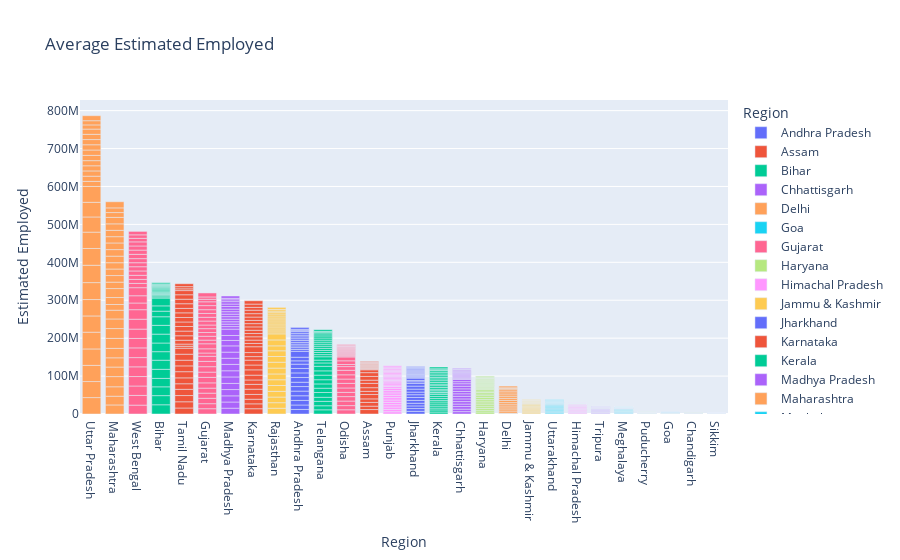

Notebook cell for this chart:
### Markdown cell above
#### Estimated Employment Rate with respect to Region

### Code cell
fig = px.bar(df,x='Region',y='Estimated Employed',color='Region',title="Average Estimated Employed ")
fig.update_layout(xaxis = {'categoryorder':'total descending'})
fig.show()

### Figure 1 — Plotly figure (JSON) as saved in the notebook; plotly's stock layout.template omitted (floating-point values rounded to 4 significant figures)
{"data": [{"alignmentgroup": "True", "hovertemplate": "Region=%{x}<br>Estimated Employed=%{y}<extra></extra>", "legendgroup": "Andhra Pradesh", "marker": {"color": "#636efa", "pattern": {"shape": ""}}, "name": "Andhra Pradesh", "offsetgroup": "Andhra Pradesh", "orientation": "v", "showlegend": true, "textposition": "auto", "type": "bar", "x": ["Andhra Pradesh", "Andhra Pradesh", "Andhra Pradesh", "Andhra Pradesh", "Andhra Pradesh", "Andhra Pradesh", "Andhra Pradesh", "Andhra Pradesh", "Andhra Pradesh", "Andhra Pradesh", "Andhra Pradesh", "Andhra Pradesh", "Andhra Pradesh", "Andhra Pradesh", "Andhra Pradesh", "Andhra Pradesh", "Andhra Pradesh", "Andhra Pradesh", "Andhra Pradesh", "Andhra Pradesh", "Andhra Pradesh", "Andhra Pradesh", "Andhra Pradesh", "Andhra Pradesh", "Andhra Pradesh", "Andhra Pradesh", "Andhra Pradesh", "Andhra Pradesh"], "xaxis": "x", "y": [11999139, 11755881, 12086707, 12285693, 12256762, 12017412, 11397681, 12528395, 12016676, 11723617, 11359660, 8792827, 9526902, 15572975, 4788661, 4824630, 4657443, 4743179, 4733996, 4774377, 4668772, 4913963, 4618860, 4822035, 4521537, 2544084, 3428356, 4954389], "yaxis": "y"}, {"alignmentgroup": "True", "hovertemplate": "Region=%{x}<br>Estimated Employed=%{y}<extra></extra>", "legendgroup": "Assam", "marker": {"color": "#EF553B", "pattern": {"shape": ""}}, "name": "Assam", "offsetgroup": "Assam", "orientation": "v", "showlegend": true, "textposition": "auto", "type": "bar", "x": ["Assam", "Assam", "Assam", "Assam", "Assam", "Assam", "Assam", "Assam", "Assam", "Assam", "Assam", "Assam", "Assam", "Assam", "Assam", "Assam", "Assam", "Assam", "Assam", "Assam", "Assam", "Assam", "Assam", "Assam", "Assam", "Assam"], "xaxis": "x", "y": [11749334, 8923222, 9911534, 9292039, 11468349, 8395906, 9625362, 11420996, 8462814, 9878742, 9926176, 7544937, 1671707, 1647342, 1739838, 1595582, 1576480, 1595176, 1708045, 1722303, 1630908, 1625454, 1664145, 1454956, 1441722, 1551007], "yaxis": "y"}, {"alignmentgroup": "True", "hovertemplate": "Region=%{x}<br>Estimated Employed=%{y}<extra></extra>", "legendgroup": "Bihar", "marker": {"color": "#00cc96", "pattern": {"shape": ""}}, "name": "Bihar", "offsetgroup": "Bihar", "orientation": "v", "showlegend": true, "textposition": "auto", "type": "bar", "x": ["Bihar", "Bihar", "Bihar", "Bihar", "Bihar", "Bihar", "Bihar", "Bihar", "Bihar", "Bihar", "Bihar", "Bihar", "Bihar", "Bihar", "Bihar", "Bihar", "Bihar", "Bihar", "Bihar", "Bihar", "Bihar", "Bihar", "Bihar", "Bihar", "Bihar", "Bihar", "Bihar", "Bihar"], "xaxis": "x", "y": [24322330, 24097712, 23248875, 22260203, 23905700, 24053140, 22445989, 22914530, 23409006, 23168192, 22667882, 14645275, 14050319, 20622566, 3029344, 3248864, 3059744, 2994763, 2992082, 3173429, 3081077, 2977857, 2988665, 3113464, 3049637, 1400962, 2207026, 3124663], "yaxis": "y"}, {"alignmentgroup": "True", "hovertemplate": "Region=%{x}<br>Estimated Employed=%{y}<extra></extra>", "legendgroup": "Chhattisgarh", "marker": {"color": "#ab63fa", "pattern": {"shape": ""}}, "name": "Chhattisgarh", "offsetgroup": "Chhattisgarh", "orientation": "v", "showlegend": true, "textposition": "auto", "type": "bar", "x": ["Chhattisgarh", "Chhattisgarh", "Chhattisgarh", "Chhattisgarh", "Chhattisgarh", "Chhattisgarh", "Chhattisgarh", "Chhattisgarh", "Chhattisgarh", "Chhattisgarh", "Chhattisgarh", "Chhattisgarh", "Chhattisgarh", "Chhattisgarh", "Chhattisgarh", "Chhattisgarh", "Chhattisgarh", "Chhattisgarh", "Chhattisgarh", "Chhattisgarh", "Chhattisgarh", "Chhattisgarh", "Chhattisgarh", "Chhattisgarh", "Chhattisgarh", "Chhattisgarh", "Chhattisgarh", "Chhattisgarh"], "xaxis": "x", "y": [6259019, 6608626, 6753622, 6607694, 6490776, 7043840, 6942931, 6569385, 6236201, 6847173, 6894808, 6534321, 5454091, 5781095, 2223129, 2192020, 2285436, 2392400, 2311507, 2297096, 2341284, 2415436, 2315972, 2347941, 2407509, 1066126, 1276291, 1602231], "yaxis": "y"}, {"alignmentgroup": "True", "hovertemplate": "Region=%{x}<br>Estimated Employed=%{y}<extra></extra>", "legendgroup": "Delhi", "marker": {"color": "#FFA15A", "pattern": {"shape": ""}}, "name": "Delhi", "offsetgroup": "Delhi", "orientation": "v", "showlegend": true, "textposition": "auto", "type": "bar", "x": ["Delhi", "Delhi", "Delhi", "Delhi", "Delhi", "Delhi", "Delhi", "Delhi", "Delhi", "Delhi", "Delhi", "Delhi", "Delhi", "Delhi", "Delhi", "Delhi", "Delhi", "Delhi", "Delhi", "Delhi", "Delhi", "Delhi", "Delhi", "Delhi", "Delhi", "Delhi", "Delhi", "Delhi"], "xaxis": "x", "y": [169487, 149076, 166605, 135407, 166056, 149511, 178768, 145671, 157791, 147500, 152413, 115487, 129610, 112108, 5756475, 5550172, 5393091, 5552510, 5642253, 6030363, 5439600, 5718337, 5647493, 5708807, 5401392, 3003787, 2343783, 4306807], "yaxis": "y"}, {"alignmentgroup": "True", "hovertemplate": "Region=%{x}<br>Estimated Employed=%{y}<extra></extra>", "legendgroup": "Goa", "marker": {"color": "#19d3f3", "pattern": {"shape": ""}}, "name": "Goa", "offsetgroup": "Goa", "orientation": "v", "showlegend": true, "textposition": "auto", "type": "bar", "x": ["Goa", "Goa", "Goa", "Goa", "Goa", "Goa", "Goa", "Goa", "Goa", "Goa", "Goa", "Goa", "Goa", "Goa", "Goa", "Goa", "Goa", "Goa", "Goa", "Goa", "Goa", "Goa", "Goa", "Goa"], "xaxis": "x", "y": [179340, 170471, 167437, 183603, 163215, 177440, 159489, 177155, 158936, 171672, 181657, 128538, 264855, 304015, 280367, 243277, 309643, 290264, 271612, 288154, 257814, 306396, 277093, 318957], "yaxis": "y"}, {"alignmentgroup": "True", "hovertemplate": "Region=%{x}<br>Estimated Employed=%{y}<extra></extra>", "legendgroup": "Gujarat", "marker": {"color": "#FF6692", "pattern": {"shape": ""}}, "name": "Gujarat", "offsetgroup": "Gujarat", "orientation": "v", "showlegend": true, "textposition": "auto", "type": "bar", "x": ["Gujarat", "Gujarat", "Gujarat", "Gujarat", "Gujarat", "Gujarat", "Gujarat", "Gujarat", "Gujarat", "Gujarat", "Gujarat", "Gujarat", "Gujarat", "Gujarat", "Gujarat", "Gujarat", "Gujarat", "Gujarat", "Gujarat", "Gujarat", "Gujarat", "Gujarat", "Gujarat", "Gujarat", "Gujarat", "Gujarat", "Gujarat", "Gujarat"], "xaxis": "x", "y": [13954728, 13199281, 14327083, 13507342, 13280783, 13828512, 14487815, 13877825, 14301844, 13973042, 13483615, 8587594, 11121124, 13243922, 9686558, 10144965, 9828023, 10228154, 9609939, 10474217, 9896129, 10172812, 9824501, 10784753, 10083026, 6701284, 6072776, 10574711], "yaxis": "y"}, {"alignmentgroup": "True", "hovertemplate": "Region=%{x}<br>Estimated Employed=%{y}<extra></extra>", "legendgroup": "Haryana", "marker": {"color": "#B6E880", "pattern": {"shape": ""}}, "name": "Haryana", "offsetgroup": "Haryana", "orientation": "v", "showlegend": true, "textposition": "auto", "type": "bar", "x": ["Haryana", "Haryana", "Haryana", "Haryana", "Haryana", "Haryana", "Haryana", "Haryana", "Haryana", "Haryana", "Haryana", "Haryana", "Haryana", "Haryana", "Haryana", "Haryana", "Haryana", "Haryana", "Haryana", "Haryana", "Haryana", "Haryana", "Haryana", "Haryana", "Haryana", "Haryana", "Haryana", "Haryana"], "xaxis": "x", "y": [5249186, 4745178, 4826560, 4558306, 5127956, 4798833, 4875763, 4603484, 5062293, 4570108, 4366148, 4041050, 3914193, 4357835, 2693596, 2845190, 2405973, 2523005, 2675862, 2821456, 2404239, 2548835, 2630938, 2752834, 2275407, 1606580, 2013083, 2304138], "yaxis": "y"}, {"alignmentgroup": "True", "hovertemplate": "Region=%{x}<br>Estimated Employed=%{y}<extra></extra>", "legendgroup": "Himachal Pradesh", "marker": {"color": "#FF97FF", "pattern": {"shape": ""}}, "name": "Himachal Pradesh", "offsetgroup": "Himachal Pradesh", "orientation": "v", "showlegend": true, "textposition": "auto", "type": "bar", "x": ["Himachal Pradesh", "Himachal Pradesh", "Himachal Pradesh", "Himachal Pradesh", "Himachal Pradesh", "Himachal Pradesh", "Himachal Pradesh", "Himachal Pradesh", "Himachal Pradesh", "Himachal Pradesh", "Himachal Pradesh", "Himachal Pradesh", "Himachal Pradesh", "Himachal Pradesh", "Himachal Pradesh", "Himachal Pradesh", "Himachal Pradesh", "Himachal Pradesh", "Himachal Pradesh", "Himachal Pradesh", "Himachal Pradesh", "Himachal Pradesh", "Himachal Pradesh", "Himachal Pradesh", "Himachal Pradesh", "Himachal Pradesh", "Himachal Pradesh", "Himachal Pradesh"], "xaxis": "x", "y": [2045760, 1957081, 1916824, 1969248, 2039804, 1946957, 2024409, 1922821, 2041035, 1952464, 1800426, 984171, 1732050, 2230075, 245668, 237576, 235894, 236315, 247210, 232322, 233029, 241366, 246596, 227804, 221432, 146957, 134868, 224902], "yaxis": "y"}, {"alignmentgroup": "True", "hovertemplate": "Region=%{x}<br>Estimated Employed=%{y}<extra></extra>", "legendgroup": "Jammu & Kashmir", "marker": {"color": "#FECB52", "pattern": {"shape": ""}}, "name": "Jammu & Kashmir", "offsetgroup": "Jammu & Kashmir", "orientation": "v", "showlegend": true, "textposition": "auto", "type": "bar", "x": ["Jammu & Kashmir", "Jammu & Kashmir", "Jammu & Kashmir", "Jammu & Kashmir", "Jammu & Kashmir", "Jammu & Kashmir", "Jammu & Kashmir", "Jammu & Kashmir", "Jammu & Kashmir", "Jammu & Kashmir", "Jammu & Kashmir", "Jammu & Kashmir", "Jammu & Kashmir", "Jammu & Kashmir", "Jammu & Kashmir", "Jammu & Kashmir", "Jammu & Kashmir", "Jammu & Kashmir", "Jammu & Kashmir", "Jammu & Kashmir", "Jammu & Kashmir"], "xaxis": "x", "y": [2495186, 2423742, 2549316, 2778624, 2477621, 2415724, 2373488, 2163397, 2361004, 2716966, 2049617, 1130139, 1139815, 1183770, 1029087, 1226793, 1209085, 1079537, 1060116, 998103, 937435], "yaxis": "y"}, {"alignmentgroup": "True", "hovertemplate": "Region=%{x}<br>Estimated Employed=%{y}<extra></extra>", "legendgroup": "Jharkhand", "marker": {"color": "#636efa", "pattern": {"shape": ""}}, "name": "Jharkhand", "offsetgroup": "Jharkhand", "orientation": "v", "showlegend": true, "textposition": "auto", "type": "bar", "x": ["Jharkhand", "Jharkhand", "Jharkhand", "Jharkhand", "Jharkhand", "Jharkhand", "Jharkhand", "Jharkhand", "Jharkhand", "Jharkhand", "Jharkhand", "Jharkhand", "Jharkhand", "Jharkhand", "Jharkhand", "Jharkhand", "Jharkhand", "Jharkhand", "Jharkhand", "Jharkhand", "Jharkhand", "Jharkhand", "Jharkhand", "Jharkhand", "Jharkhand", "Jharkhand", "Jharkhand", "Jharkhand"], "xaxis": "x", "y": [7035766, 7319782, 6958404, 7015356, 7500122, 7761243, 7279628, 6873437, 7868736, 7932402, 7157454, 4280434, 3315038, 6375114, 2404033, 2326911, 2434579, 2335406, 2357627, 2460196, 2424281, 2290170, 2329293, 2493023, 2480661, 1054829, 830347, 2244460], "yaxis": "y"}, {"alignmentgroup": "True", "hovertemplate": "Region=%{x}<br>Estimated Employed=%{y}<extra></extra>", "legendgroup": "Karnataka", "marker": {"color": "#EF553B", "pattern": {"shape": ""}}, "name": "Karnataka", "offsetgroup": "Karnataka", "orientation": "v", "showlegend": true, "textposition": "auto", "type": "bar", "x": ["Karnataka", "Karnataka", "Karnataka", "Karnataka", "Karnataka", "Karnataka", "Karnataka", "Karnataka", "Karnataka", "Karnataka", "Karnataka", "Karnataka", "Karnataka", "Karnataka", "Karnataka", "Karnataka", "Karnataka", "Karnataka", "Karnataka", "Karnataka", "Karnataka", "Karnataka", "Karnataka", "Karnataka", "Karnataka", "Karnataka", "Karnataka", "Karnataka"], "xaxis": "x", "y": [13911440, 12888490, 12169808, 12686470, 13741892, 12803527, 11537217, 12756132, 13938874, 12753657, 12853818, 9330400, 10626328, 15396213, 8638239, 8862498, 8738029, 8614340, 8647794, 8799249, 8613835, 8592376, 8749154, 8924061, 9225835, 7387995, 8669258, 8822411], "yaxis": "y"}, {"alignmentgroup": "True", "hovertemplate": "Region=%{x}<br>Estimated Employed=%{y}<extra></extra>", "legendgroup": "Kerala", "marker": {"color": "#00cc96", "pattern": {"shape": ""}}, "name": "Kerala", "offsetgroup": "Kerala", "orientation": "v", "showlegend": true, "textposition": "auto", "type": "bar", "x": ["Kerala", "Kerala", "Kerala", "Kerala", "Kerala", "Kerala", "Kerala", "Kerala", "Kerala", "Kerala", "Kerala", "Kerala", "Kerala", "Kerala", "Kerala", "Kerala", "Kerala", "Kerala", "Kerala", "Kerala", "Kerala", "Kerala", "Kerala", "Kerala", "Kerala", "Kerala", "Kerala", "Kerala"], "xaxis": "x", "y": [5184355, 5605627, 4855393, 5233449, 5400499, 5328825, 4557906, 5065804, 5307026, 5203579, 4141953, 1754170, 3799919, 3952088, 4605913, 4678374, 4105211, 4448650, 4640642, 4644510, 4062767, 4440283, 4597507, 4624444, 4079775, 2179106, 2826118, 4601293], "yaxis": "y"}, {"alignmentgroup": "True", "hovertemplate": "Region=%{x}<br>Estimated Employed=%{y}<extra></extra>", "legendgroup": "Madhya Pradesh", "marker": {"color": "#ab63fa", "pattern": {"shape": ""}}, "name": "Madhya Pradesh", "offsetgroup": "Madhya Pradesh", "orientation": "v", "showlegend": true, "textposition": "auto", "type": "bar", "x": ["Madhya Pradesh", "Madhya Pradesh", "Madhya Pradesh", "Madhya Pradesh", "Madhya Pradesh", "Madhya Pradesh", "Madhya Pradesh", "Madhya Pradesh", "Madhya Pradesh", "Madhya Pradesh", "Madhya Pradesh", "Madhya Pradesh", "Madhya Pradesh", "Madhya Pradesh", "Madhya Pradesh", "Madhya Pradesh", "Madhya Pradesh", "Madhya Pradesh", "Madhya Pradesh", "Madhya Pradesh", "Madhya Pradesh", "Madhya Pradesh", "Madhya Pradesh", "Madhya Pradesh", "Madhya Pradesh", "Madhya Pradesh", "Madhya Pradesh", "Madhya Pradesh"], "xaxis": "x", "y": [15349838, 16294794, 16274707, 16559137, 16159315, 17060638, 16306428, 16854647, 16183702, 16178044, 16480441, 14238959, 13099601, 16748971, 6692720, 6509340, 6266446, 6809834, 6655967, 6603715, 6459457, 6787403, 6834930, 6533435, 6386723, 4802873, 3879934, 6221562], "yaxis": "y"}, {"alignmentgroup": "True", "hovertemplate": "Region=%{x}<br>Estimated Employed=%{y}<extra></extra>", "legendgroup": "Maharashtra", "marker": {"color": "#FFA15A", "pattern": {"shape": ""}}, "name": "Maharashtra", "offsetgroup": "Maharashtra", "orientation": "v", "showlegend": true, "textposition": "auto", "type": "bar", "x": ["Maharashtra", "Maharashtra", "Maharashtra", "Maharashtra", "Maharashtra", "Maharashtra", "Maharashtra", "Maharashtra", "Maharashtra", "Maharashtra", "Maharashtra", "Maharashtra", "Maharashtra", "Maharashtra", "Maharashtra", "Maharashtra", "Maharashtra", "Maharashtra", "Maharashtra", "Maharashtra", "Maharashtra", "Maharashtra", "Maharashtra", "Maharashtra", "Maharashtra", "Maharashtra", "Maharashtra", "Maharashtra"], "xaxis": "x", "y": [23896858, 23056511, 24843750, 26835389, 25219281, 24330249, 24881383, 26357625, 25881398, 25293535, 23130976, 15014802, 18423447, 23601016, 16962574, 17375053, 17215677, 16602767, 17396398, 17221991, 17486683, 16581144, 16715470, 17122782, 17065830, 12674451, 12365754, 16172690], "yaxis": "y"}, {"alignmentgroup": "True", "hovertemplate": "Region=%{x}<br>Estimated Employed=%{y}<extra></extra>", "legendgroup": "Meghalaya", "marker": {"color": "#19d3f3", "pattern": {"shape": ""}}, "name": "Meghalaya", "offsetgroup": "Meghalaya", "orientation": "v", "showlegend": true, "textposition": "auto", "type": "bar", "x": ["Meghalaya", "Meghalaya", "Meghalaya", "Meghalaya", "Meghalaya", "Meghalaya", "Meghalaya", "Meghalaya", "Meghalaya", "Meghalaya", "Meghalaya", "Meghalaya", "Meghalaya", "Meghalaya", "Meghalaya", "Meghalaya", "Meghalaya", "Meghalaya", "Meghalaya", "Meghalaya", "Meghalaya", "Meghalaya", "Meghalaya", "Meghalaya", "Meghalaya", "Meghalaya", "Meghalaya"], "xaxis": "x", "y": [1119011, 1024797, 1158511, 1065725, 1162159, 1080609, 1205703, 1102997, 1229406, 1112864, 1192616, 803118, 992148, 1150200, 228978, 231252, 284015, 259433, 253887, 234375, 293431, 267417, 261687, 233965, 289735, 161939, 222916], "yaxis": "y"}, {"alignmentgroup": "True", "hovertemplate": "Region=%{x}<br>Estimated Employed=%{y}<extra></extra>", "legendgroup": "Odisha", "marker": {"color": "#FF6692", "pattern": {"shape": ""}}, "name": "Odisha", "offsetgroup": "Odisha", "orientation": "v", "showlegend": true, "textposition": "auto", "type": "bar", "x": ["Odisha", "Odisha", "Odisha", "Odisha", "Odisha", "Odisha", "Odisha", "Odisha", "Odisha", "Odisha", "Odisha", "Odisha", "Odisha", "Odisha", "Odisha", "Odisha", "Odisha", "Odisha", "Odisha", "Odisha", "Odisha", "Odisha", "Odisha", "Odisha", "Odisha", "Odisha", "Odisha", "Odisha"], "xaxis": "x", "y": [11155753, 10965154, 12009883, 11727659, 11167715, 11621534, 12192623, 11345069, 11182128, 11842655, 9814156, 5562449, 9683719, 10187145, 2519582, 2356290, 2542237, 2456983, 2570663, 2456855, 2594469, 2369048, 2561320, 2438080, 2457952, 1303244, 1975481, 2221069], "yaxis": "y"}, {"alignmentgroup": "True", "hovertemplate": "Region=%{x}<br>Estimated Employed=%{y}<extra></extra>", "legendgroup": "Puducherry", "marker": {"color": "#B6E880", "pattern": {"shape": ""}}, "name": "Puducherry", "offsetgroup": "Puducherry", "orientation": "v", "showlegend": true, "textposition": "auto", "type": "bar", "x": ["Puducherry", "Puducherry", "Puducherry", "Puducherry", "Puducherry", "Puducherry", "Puducherry", "Puducherry", "Puducherry", "Puducherry", "Puducherry", "Puducherry", "Puducherry", "Puducherry", "Puducherry", "Puducherry", "Puducherry", "Puducherry", "Puducherry", "Puducherry", "Puducherry", "Puducherry", "Puducherry", "Puducherry", "Puducherry", "Puducherry"], "xaxis": "x", "y": [172474, 184527, 139227, 183930, 175718, 180283, 142787, 180808, 176252, 183619, 142176, 49420, 283905, 304369, 281117, 312882, 286573, 312548, 275003, 313135, 281698, 310342, 278851, 68122, 64538, 234926], "yaxis": "y"}, {"alignmentgroup": "True", "hovertemplate": "Region=%{x}<br>Estimated Employed=%{y}<extra></extra>", "legendgroup": "Punjab", "marker": {"color": "#FF97FF", "pattern": {"shape": ""}}, "name": "Punjab", "offsetgroup": "Punjab", "orientation": "v", "showlegend": true, "textposition": "auto", "type": "bar", "x": ["Punjab", "Punjab", "Punjab", "Punjab", "Punjab", "Punjab", "Punjab", "Punjab", "Punjab", "Punjab", "Punjab", "Punjab", "Punjab", "Punjab", "Punjab", "Punjab", "Punjab", "Punjab", "Punjab", "Punjab", "Punjab", "Punjab", "Punjab", "Punjab", "Punjab", "Punjab", "Punjab", "Punjab"], "xaxis": "x", "y": [6088547, 6025235, 6308129, 6183427, 6260971, 6021921, 6395022, 6164215, 6189471, 6009820, 6373692, 4721590, 3727366, 5364047, 3289918, 3307798, 3592442, 3499863, 3227178, 3070438, 3602243, 3575778, 3252622, 3219227, 3601793, 2298975, 2682658, 3047750], "yaxis": "y"}, {"alignmentgroup": "True", "hovertemplate": "Region=%{x}<br>Estimated Employed=%{y}<extra></extra>", "legendgroup": "Rajasthan", "marker": {"color": "#FECB52", "pattern": {"shape": ""}}, "name": "Rajasthan", "offsetgroup": "Rajasthan", "orientation": "v", "showlegend": true, "textposition": "auto", "type": "bar", "x": ["Rajasthan", "Rajasthan", "Rajasthan", "Rajasthan", "Rajasthan", "Rajasthan", "Rajasthan", "Rajasthan", "Rajasthan", "Rajasthan", "Rajasthan", "Rajasthan", "Rajasthan", "Rajasthan", "Rajasthan", "Rajasthan", "Rajasthan", "Rajasthan", "Rajasthan", "Rajasthan", "Rajasthan", "Rajasthan", "Rajasthan", "Rajasthan", "Rajasthan", "Rajasthan", "Rajasthan", "Rajasthan"], "xaxis": "x", "y": [15226005, 14610564, 14859873, 15052051, 15419779, 15178544, 15278556, 15485307, 15484353, 15040572, 15059769, 13051219, 15586833, 16076978, 5108436, 5241174, 5372470, 5195170, 5176819, 5384335, 5306715, 5109481, 5157363, 5288343, 4964911, 2932923, 4225486, 5275784], "yaxis": "y"}, {"alignmentgroup": "True", "hovertemplate": "Region=%{x}<br>Estimated Employed=%{y}<extra></extra>", "legendgroup": "Sikkim", "marker": {"color": "#636efa", "pattern": {"shape": ""}}, "name": "Sikkim", "offsetgroup": "Sikkim", "orientation": "v", "showlegend": true, "textposition": "auto", "type": "bar", "x": ["Sikkim", "Sikkim", "Sikkim", "Sikkim", "Sikkim", "Sikkim", "Sikkim", "Sikkim", "Sikkim", "Sikkim", "Sikkim", "Sikkim", "Sikkim", "Sikkim", "Sikkim", "Sikkim", "Sikkim"], "xaxis": "x", "y": [146688, 162426, 161647, 133399, 141313, 89587, 89702, 108334, 90850, 89450, 87974, 107751, 88035, 86186, 81905, 75456, 76269], "yaxis": "y"}, {"alignmentgroup": "True", "hovertemplate": "Region=%{x}<br>Estimated Employed=%{y}<extra></extra>", "legendgroup": "Tamil Nadu", "marker": {"color": "#EF553B", "pattern": {"shape": ""}}, "name": "Tamil Nadu", "offsetgroup": "Tamil Nadu", "orientation": "v", "showlegend": true, "textposition": "auto", "type": "bar", "x": ["Tamil Nadu", "Tamil Nadu", "Tamil Nadu", "Tamil Nadu", "Tamil Nadu", "Tamil Nadu", "Tamil Nadu", "Tamil Nadu", "Tamil Nadu", "Tamil Nadu", "Tamil Nadu", "Tamil Nadu", "Tamil Nadu", "Tamil Nadu", "Tamil Nadu", "Tamil Nadu", "Tamil Nadu", "Tamil Nadu", "Tamil Nadu", "Tamil Nadu", "Tamil Nadu", "Tamil Nadu", "Tamil Nadu", "Tamil Nadu", "Tamil Nadu", "Tamil Nadu", "Tamil Nadu", "Tamil Nadu"], "xaxis": "x", "y": [15844698, 16375303, 16455928, 16463931, 14595441, 15595647, 16223430, 15356938, 14954646, 15828488, 15848590, 5086200, 5768342, 10169115, 11798080, 12318745, 12054414, 11933093, 11902824, 12223948, 11729952, 12260389, 11926995, 11742101, 10982178, 4632967, 5733921, 7741005], "yaxis": "y"}, {"alignmentgroup": "True", "hovertemplate": "Region=%{x}<br>Estimated Employed=%{y}<extra></extra>", "legendgroup": "Telangana", "marker": {"color": "#00cc96", "pattern": {"shape": ""}}, "name": "Telangana", "offsetgroup": "Telangana", "orientation": "v", "showlegend": true, "textposition": "auto", "type": "bar", "x": ["Telangana", "Telangana", "Telangana", "Telangana", "Telangana", "Telangana", "Telangana", "Telangana", "Telangana", "Telangana", "Telangana", "Telangana", "Telangana", "Telangana", "Telangana", "Telangana", "Telangana", "Telangana", "Telangana", "Telangana", "Telangana", "Telangana", "Telangana", "Telangana", "Telangana", "Telangana", "Telangana", "Telangana"], "xaxis": "x", "y": [11053353, 10728822, 11538688, 10743959, 12636415, 11375354, 11265828, 11068056, 12065915, 11304474, 12028377, 8793799, 7508747, 8891181, 5560649, 5683349, 5432503, 5544693, 5668785, 5318341, 5338119, 5317782, 5543380, 5521496, 5313236, 3378431, 3108830, 4577995], "yaxis": "y"}, {"alignmentgroup": "True", "hovertemplate": "Region=%{x}<br>Estimated Employed=%{y}<extra></extra>", "legendgroup": "Tripura", "marker": {"color": "#ab63fa", "pattern": {"shape": ""}}, "name": "Tripura", "offsetgroup": "Tripura", "orientation": "v", "showlegend": true, "textposition": "auto", "type": "bar", "x": ["Tripura", "Tripura", "Tripura", "Tripura", "Tripura", "Tripura", "Tripura", "Tripura", "Tripura", "Tripura", "Tripura", "Tripura", "Tripura", "Tripura", "Tripura", "Tripura", "Tripura", "Tripura", "Tripura", "Tripura", "Tripura", "Tripura", "Tripura", "Tripura", "Tripura", "Tripura", "Tripura", "Tripura"], "xaxis": "x", "y": [1019549, 1107013, 1052597, 975501, 1034408, 1113764, 1084633, 1046878, 1057975, 1169347, 1060946, 675083, 911789, 1106978, 423127, 408738, 410583, 368977, 418043, 414808, 427700, 399427, 450155, 415339, 450271, 296431, 384999, 391015], "yaxis": "y"}, {"alignmentgroup": "True", "hovertemplate": "Region=%{x}<br>Estimated Employed=%{y}<extra></extra>", "legendgroup": "Uttar Pradesh", "marker": {"color": "#FFA15A", "pattern": {"shape": ""}}, "name": "Uttar Pradesh", "offsetgroup": "Uttar Pradesh", "orientation": "v", "showlegend": true, "textposition": "auto", "type": "bar", "x": ["Uttar Pradesh", "Uttar Pradesh", "Uttar Pradesh", "Uttar Pradesh", "Uttar Pradesh", "Uttar Pradesh", "Uttar Pradesh", "Uttar Pradesh", "Uttar Pradesh", "Uttar Pradesh", "Uttar Pradesh", "Uttar Pradesh", "Uttar Pradesh", "Uttar Pradesh", "Uttar Pradesh", "Uttar Pradesh", "Uttar Pradesh", "Uttar Pradesh", "Uttar Pradesh", "Uttar Pradesh", "Uttar Pradesh", "Uttar Pradesh", "Uttar Pradesh", "Uttar Pradesh", "Uttar Pradesh", "Uttar Pradesh", "Uttar Pradesh", "Uttar Pradesh"], "xaxis": "x", "y": [43287808, 42276572, 42697000, 43298746, 44198762, 42833265, 43261530, 44640087, 45777509, 44257432, 43086706, 39970677, 38640999, 41908909, 13391244, 13624452, 13862431, 13580241, 13522970, 13938303, 14128888, 13857200, 13656250, 13803099, 13889632, 10944379, 11111486, 13208724], "yaxis": "y"}, {"alignmentgroup": "True", "hovertemplate": "Region=%{x}<br>Estimated Employed=%{y}<extra></extra>", "legendgroup": "Uttarakhand", "marker": {"color": "#19d3f3", "pattern": {"shape": ""}}, "name": "Uttarakhand", "offsetgroup": "Uttarakhand", "orientation": "v", "showlegend": true, "textposition": "auto", "type": "bar", "x": ["Uttarakhand", "Uttarakhand", "Uttarakhand", "Uttarakhand", "Uttarakhand", "Uttarakhand", "Uttarakhand", "Uttarakhand", "Uttarakhand", "Uttarakhand", "Uttarakhand", "Uttarakhand", "Uttarakhand", "Uttarakhand", "Uttarakhand", "Uttarakhand", "Uttarakhand", "Uttarakhand", "Uttarakhand", "Uttarakhand", "Uttarakhand", "Uttarakhand", "Uttarakhand", "Uttarakhand", "Uttarakhand", "Uttarakhand", "Uttarakhand"], "xaxis": "x", "y": [2108044, 2021553, 2000524, 1911380, 2157845, 2027662, 2007113, 1947566, 1986386, 2057523, 1972074, 1915482, 1675441, 676797, 906889, 859900, 823967, 711150, 925174, 904903, 844779, 725253, 963408, 889245, 748041, 778590, 989470], "yaxis": "y"}, {"alignmentgroup": "True", "hovertemplate": "Region=%{x}<br>Estimated Employed=%{y}<extra></extra>", "legendgroup": "West Bengal", "marker": {"color": "#FF6692", "pattern": {"shape": ""}}, "name": "West Bengal", "offsetgroup": "West Bengal", "orientation": "v", "showlegend": true, "textposition": "auto", "type": "bar", "x": ["West Bengal", "West Bengal", "West Bengal", "West Bengal", "West Bengal", "West Bengal", "West Bengal", "West Bengal", "West Bengal", "West Bengal", "West Bengal", "West Bengal", "West Bengal", "West Bengal", "West Bengal", "West Bengal", "West Bengal", "West Bengal", "West Bengal", "West Bengal", "West Bengal", "West Bengal", "West Bengal", "West Bengal", "West Bengal", "West Bengal", "West Bengal", "West Bengal"], "xaxis": "x", "y": [23452875, 25543465, 24857807, 24924827, 25610773, 24353018, 25630359, 24906239, 24612171, 26093009, 25097812, 17639370, 19115772, 21225887, 11306177, 10611498, 10779829, 11456493, 11158649, 10563686, 10768462, 11335696, 11208617, 10871168, 10806105, 9299466, 9240903, 9088931], "yaxis": "y"}, {"alignmentgroup": "True", "hovertemplate": "Region=%{x}<br>Estimated Employed=%{y}<extra></extra>", "legendgroup": "Chandigarh", "marker": {"color": "#B6E880", "pattern": {"shape": ""}}, "name": "Chandigarh", "offsetgroup": "Chandigarh", "orientation": "v", "showlegend": true, "textposition": "auto", "type": "bar", "x": ["Chandigarh", "Chandigarh", "Chandigarh", "Chandigarh", "Chandigarh", "Chandigarh", "Chandigarh", "Chandigarh", "Chandigarh", "Chandigarh", "Chandigarh", "Chandigarh"], "xaxis": "x", "y": [348042, 337145, 294379, 328282, 327239, 330856, 289593, 311146, 332062, 316887, 279839, 306505], "yaxis": "y"}], "layout": {"barmode": "relative", "legend": {"title": {"text": "Region"}, "tracegroupgap": 0}, "title": {"text": "Average Estimated Employed "}, "xaxis": {"anchor": "y", "categoryarray": ["Andhra Pradesh", "Assam", "Bihar", "Chhattisgarh", "Delhi", "Goa", "Gujarat", "Haryana", "Himachal Pradesh", "Jammu & Kashmir", "Jharkhand", "Karnataka", "Kerala", "Madhya Pradesh", "Maharashtra", "Meghalaya", "Odisha", "Puducherry", "Punjab", "Rajasthan", "Sikkim", "Tamil Nadu", "Telangana", "Tripura", "Uttar Pradesh", "Uttarakhand", "West Bengal", "Chandigarh"], "categoryorder": "total descending", "domain": [0, 1], "title": {"text": "Region"}}, "yaxis": {"anchor": "x", "domain": [0, 1], "title": {"text": "Estimated Employed"}}}}
